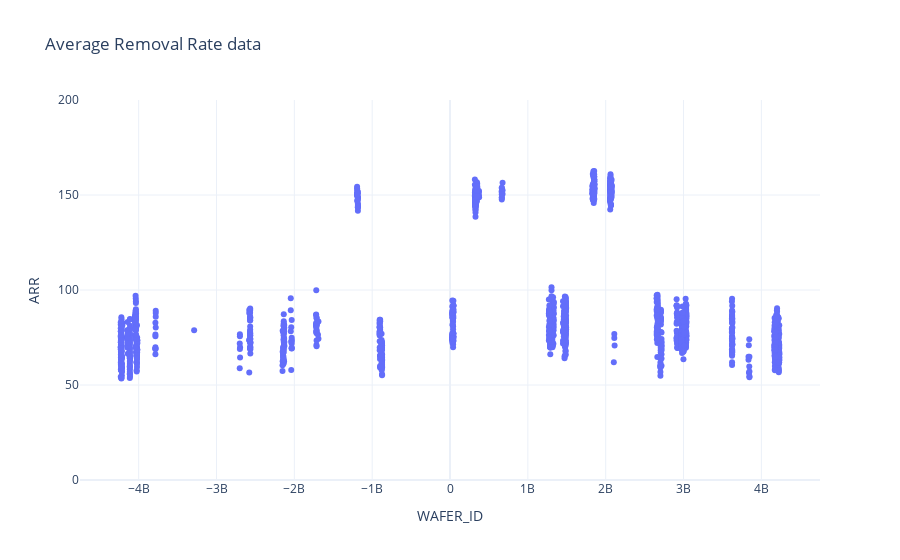

Notebook source saved alongside this figure:
### Code cell
fig = go.Figure()
fig.add_trace(go.Scatter(x=train_MRR['WAFER_ID'], y=train_MRR['AVG_REMOVAL_RATE'],
                         mode="markers",
                         text = train_MRR['STAGE']))
fig.update_layout(title="Average Removal Rate data",
                  yaxis_range=[0, 200],
                  template='plotly_white',
                  xaxis_title = "WAFER_ID", yaxis_title = "ARR" )
fig.show()
# plt.scatter(x=train_MRR['WAFER_ID'], y=train_MRR['AVG_REMOVAL_RATE'])
# plt.show()

### Figure 1 — Plotly figure (JSON) as saved in the notebook; plotly's stock layout.template omitted (floating-point values rounded to 4 significant figures; data arrays with more than 128 entries replaced by an {"elided": "..."} marker saying what was removed)
{"data": [{"mode": "markers", "text": {"elided": "1981 str values"}, "type": "scatter", "x": {"elided": "1981 int values"}, "y": {"elided": "1981 float values"}}], "layout": {"title": {"text": "Average Removal Rate data"}, "xaxis": {"title": {"text": "WAFER_ID"}}, "yaxis": {"range": [0, 200], "title": {"text": "ARR"}}}}
